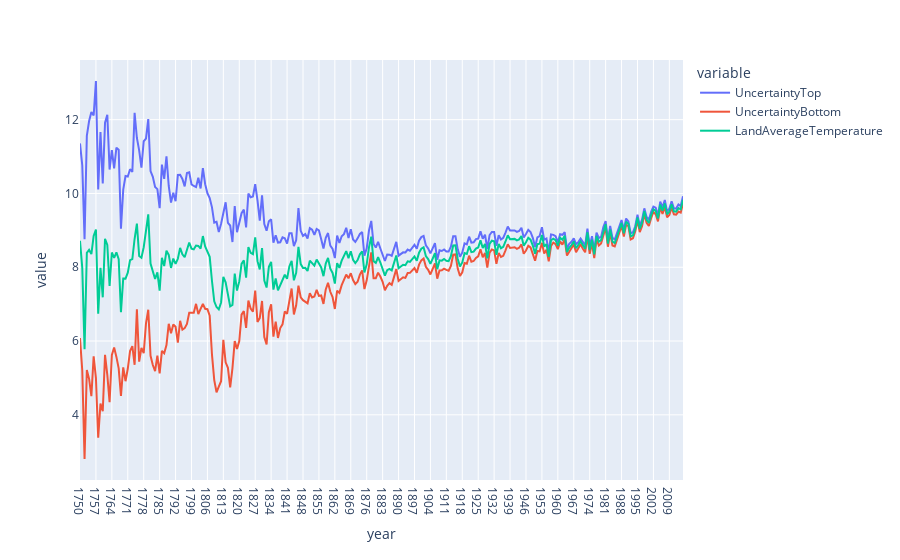

The cell this chart's notebook holds for it:
### Code cell
fig = px.line(data, x='year', y=['UncertaintyTop', 'UncertaintyBottom', 'LandAverageTemperature'])
fig.show()

### Figure 1 — Plotly figure (JSON) as saved in the notebook; plotly's stock layout.template omitted (floating-point values rounded to 4 significant figures; data arrays with more than 128 entries replaced by an {"elided": "..."} marker saying what was removed)
{"data": [{"hovertemplate": "variable=UncertaintyTop<br>year=%{x}<br>value=%{y}<extra></extra>", "legendgroup": "UncertaintyTop", "line": {"color": "#636efa", "dash": "solid"}, "marker": {"symbol": "circle"}, "mode": "lines", "name": "UncertaintyTop", "orientation": "v", "showlegend": true, "type": "scatter", "x": {"elided": "266 str values"}, "xaxis": "x", "y": {"elided": "266 float values"}, "yaxis": "y"}, {"hovertemplate": "variable=UncertaintyBottom<br>year=%{x}<br>value=%{y}<extra></extra>", "legendgroup": "UncertaintyBottom", "line": {"color": "#EF553B", "dash": "solid"}, "marker": {"symbol": "circle"}, "mode": "lines", "name": "UncertaintyBottom", "orientation": "v", "showlegend": true, "type": "scatter", "x": {"elided": "266 str values"}, "xaxis": "x", "y": {"elided": "266 float values"}, "yaxis": "y"}, {"hovertemplate": "variable=LandAverageTemperature<br>year=%{x}<br>value=%{y}<extra></extra>", "legendgroup": "LandAverageTemperature", "line": {"color": "#00cc96", "dash": "solid"}, "marker": {"symbol": "circle"}, "mode": "lines", "name": "LandAverageTemperature", "orientation": "v", "showlegend": true, "type": "scatter", "x": {"elided": "266 str values"}, "xaxis": "x", "y": {"elided": "266 float values"}, "yaxis": "y"}], "layout": {"legend": {"title": {"text": "variable"}, "tracegroupgap": 0}, "margin": {"t": 60}, "xaxis": {"anchor": "y", "domain": [0, 1], "title": {"text": "year"}}, "yaxis": {"anchor": "x", "domain": [0, 1], "title": {"text": "value"}}}}
